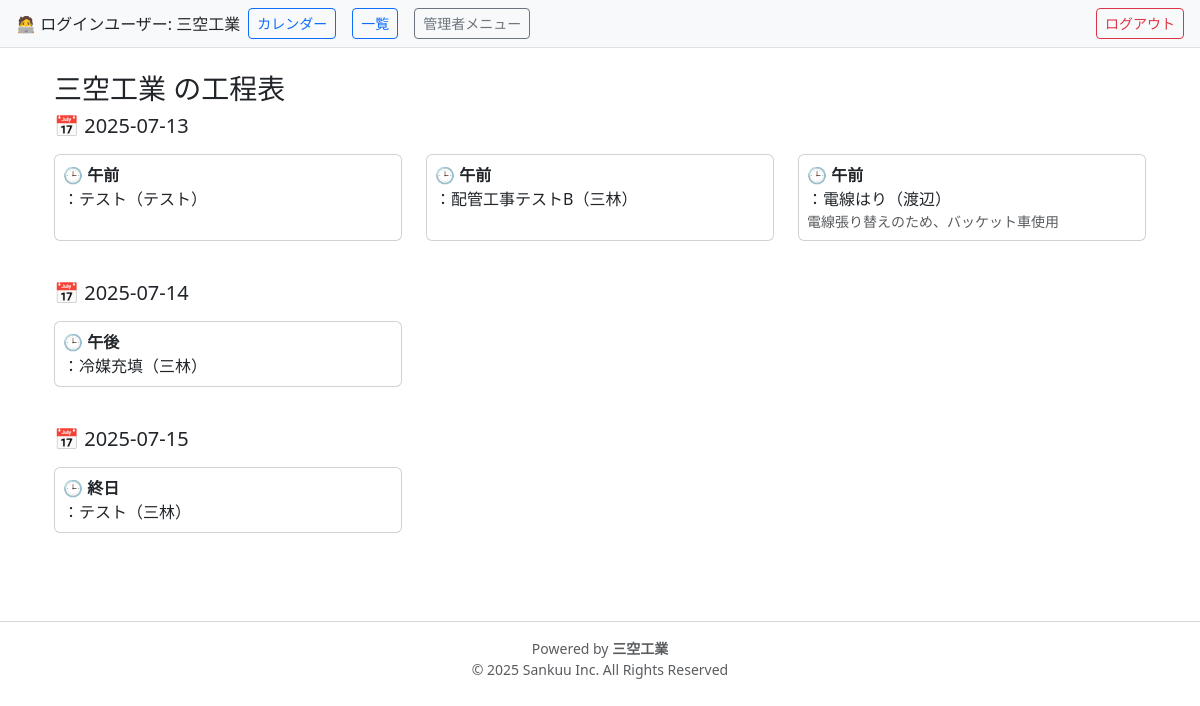
Page /schedules (signed in) on the committed database.
### models.py (models this page shows)
class User(db.Model, UserMixin):
    __tablename__ = 'users'
    id = db.Column(db.Integer, primary_key=True)
    company_name = db.Column(db.String(100), nullable=False)
    email = db.Column(db.String(120), unique=True, nullable=False)
    password_hash = db.Column(db.String(128), nullable=False)
    role = db.Column(db.String(20), nullable=False)  # 'admin' or 'company'
    schedules = db.relationship('Schedule', backref='company', lazy=True)

class Schedule(db.Model):
    __tablename__ = 'schedules'
    id = db.Column(db.Integer, primary_key=True)
    site_name = db.Column(db.String(255), nullable=False)  # 開始日
    end_date = db.Column(db.Date, nullable=True)  # 終了日
    date = db.Column(db.Date, nullable=False)
    time_slot = db.Column(db.String(10), nullable=False)  # 午前／午後／夜
    task_name = db.Column(db.String(100), nullable=False)
    person_in_charge = db.Column(db.String(100))  # 担当者
    comment = db.Column(db.Text)
    company_id = db.Column(db.Integer, db.ForeignKey('users.id'), nullable=False)
    created_by = db.Column(db.Integer)  # ログインユーザーのID
    client_person = db.Column(db.String(100))   # 依頼元の担当者
    client_comment = db.Column(db.String(255))  # 依頼元からの伝言や要望など

### routes.py (the view)
@bp.route('/schedules')
@login_required
def schedule_list():
    if current_user.role == 'admin':
        schedules = Schedule.query.order_by(Schedule.date.asc()).all()
    else:
        schedules = Schedule.query.filter_by(company_id=current_user.id).order_by(Schedule.date.asc()).all()
    schedules_by_date = defaultdict(list)
    for s in schedules:
        schedules_by_date[s.date.strftime('%Y-%m-%d')].append(s)
    return render_template('schedule/list.html', schedules_by_date=schedules_by_date)

### app.py (called while the page is built)
@login_manager.user_loader
def load_user(user_id):
    return User.query.get(int(user_id))

### templates/schedule/list.html
{% extends 'base.html' %}
{% block content %}
<div class="container-fluid mt-4">
  <h3>{{ current_user.company_name }} の工程表</h3>
  <div class="row">
    {% for date, items in schedules_by_date.items() %}
      <div class="col-12 mb-4">
        <h5 class="mb-3">📅 {{ date }}</h5>
        <div class="row">
          {% for s in items %}
            <div class="col-12 col-sm-6 col-md-4 mb-3">
              <div class="card h-100 p-2">
                <strong>🕒 {{ s.time_slot }}</strong>：{{ s.task_name }}（{{ s.person_in_charge }}）<br>
                {% if s.comment %}
                  <small class="text-muted">{{ s.comment }}</small>
                {% endif %}
              </div>
            </div>
          {% endfor %}
        </div>
      </div>
    {% endfor %}
  </div>
</div>
{% endblock %}

### templates/base.html (shortened to what this page needs)
<!DOCTYPE html>
<html lang="ja">
<head>
  <link
    href="https://cdn.jsdelivr.net/npm/bootstrap@5.3.1/dist/css/bootstrap.min.css"
    rel="stylesheet"
  />
  <link
    href="https://cdn.jsdelivr.net/npm/fullcalendar@6.1.8/main.min.css"
    rel="stylesheet"
  />
</head>
<body>
  {% if current_user.is_authenticated %}
    <div class="d-flex justify-content-between align-items-center px-3 py-2 bg-light border-bottom">
      <div class="d-flex align-items-center">
        🧑‍💻 ログインユーザー: {{ current_user.company_name }}
        <a href="{{ url_for('main.schedule_calendar') }}" class="btn btn-outline-primary btn-sm mx-2">カレンダー</a>
        <a href="{{ url_for('main.schedule_list') }}"     class="btn btn-outline-primary btn-sm mx-2">一覧</a>
        {% if current_user.role == 'admin' %}
          <a href="{{ url_for('main.admin_list_users') }}" class="btn btn-outline-secondary btn-sm mx-2">管理者メニュー</a>
        {% endif %}
      </div>
      <a href="{{ url_for('main.logout') }}" class="btn btn-outline-danger btn-sm">ログアウト</a>
    </div>
  {% endif %}
  <div class="container mt-3">
    {% block content %}{% endblock %}
  </div>
  <footer class="text-center mt-5 mb-3 text-muted small">
    <hr />
    <div>Powered by <strong>三空工業</strong></div>
    <div>© 2025 Sankuu Inc. All Rights Reserved</div>
  </footer>
</body>
</html>

### rows in the picture
User: company_name "三空工業"
Schedule: time_slot "午前", task_name "テスト", person_in_charge "テスト"
Schedule: time_slot "午前", task_name "配管工事テストB", person_in_charge "三林"
Schedule: time_slot "午前", task_name "電線はり", person_in_charge "渡辺", comment "電線張り替えのため、バッケット車使用"
Schedule: time_slot "午後", task_name "冷媒充填", person_in_charge "三林"
Schedule: time_slot "終日", task_name "テスト", person_in_charge "三林"

### other values in the picture
{{ date }} "2025-07-13" "2025-07-14" "2025-07-15"
